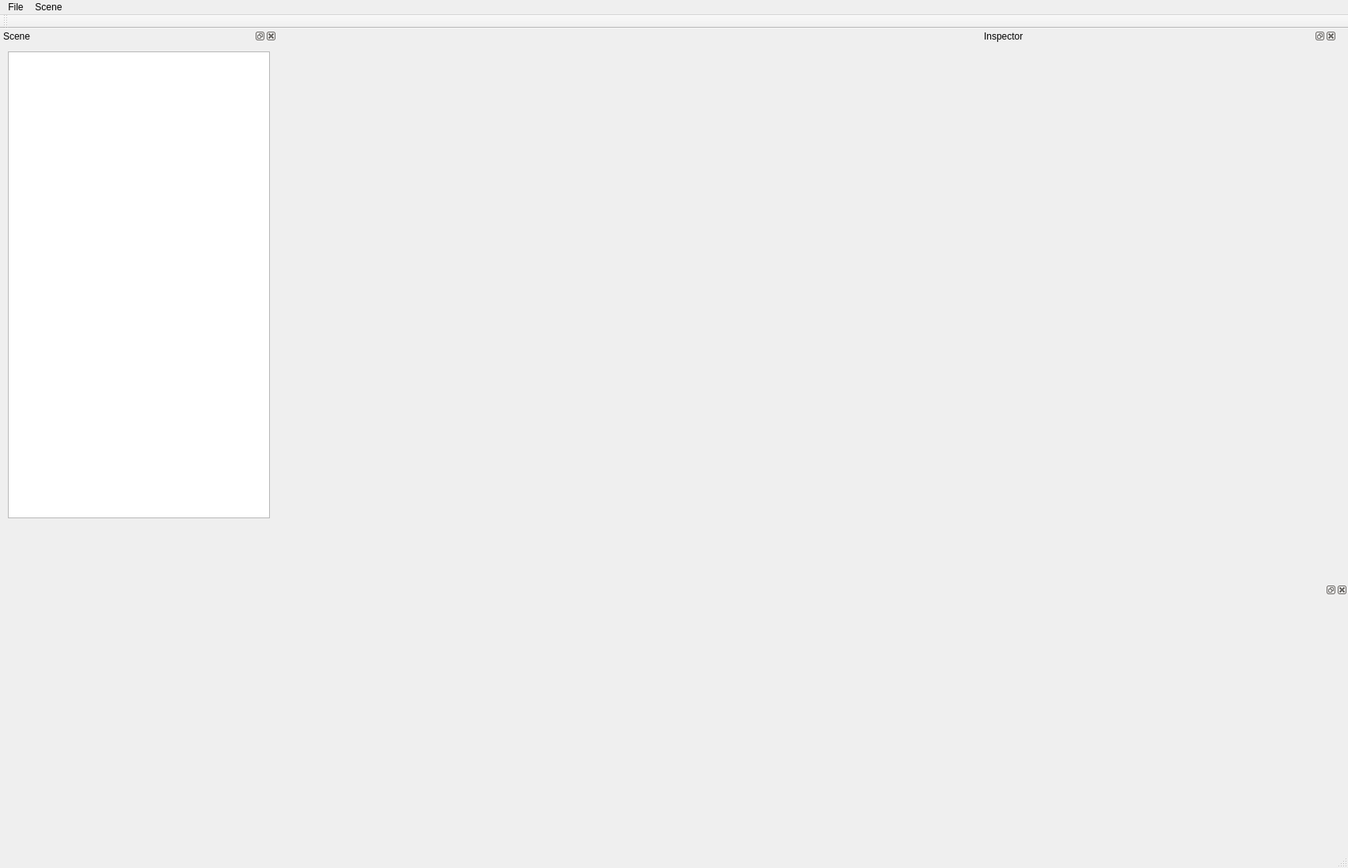
<?xml version="1.0" encoding="UTF-8"?>
<ui version="4.0">
 <class>HexEngineEditorClass</class>
 <widget class="QMainWindow" name="HexEngineEditorClass">
  <property name="geometry">
   <rect>
    <x>0</x>
    <y>0</y>
    <width>1703</width>
    <height>1097</height>
   </rect>
  </property>
  <property name="minimumSize">
   <size>
    <width>0</width>
    <height>0</height>
   </size>
  </property>
  <property name="windowTitle">
   <string>HexEngine Editor</string>
  </property>
  <widget class="QWidget" name="centralWidget">
   <property name="maximumSize">
    <size>
     <width>844</width>
     <height>616</height>
    </size>
   </property>
   <widget class="QWidget" name="horizontalLayoutWidget">
    <property name="geometry">
     <rect>
      <x>-60</x>
      <y>-30</y>
      <width>931</width>
      <height>681</height>
     </rect>
    </property>
    <layout class="QHBoxLayout" name="horizontalLayout">
     <property name="sizeConstraint">
      <enum>QLayout::SetMaximumSize</enum>
     </property>
    </layout>
   </widget>
  </widget>
  <widget class="QMenuBar" name="menuBar">
   <property name="geometry">
    <rect>
     <x>0</x>
     <y>0</y>
     <width>1703</width>
     <height>22</height>
    </rect>
   </property>
   <widget class="QMenu" name="menuFile">
    <property name="title">
     <string>File</string>
    </property>
    <addaction name="actionNew_Project"/>
    <addaction name="actionOpen_Project"/>
    <addaction name="actionSave"/>
   </widget>
   <widget class="QMenu" name="menuScene">
    <property name="title">
     <string>Scene</string>
    </property>
    <widget class="QMenu" name="menuCreate">
     <property name="title">
      <string>Create</string>
     </property>
     <widget class="QMenu" name="menuMesh">
      <property name="title">
       <string>Mesh</string>
      </property>
      <addaction name="actionCube"/>
      <addaction name="actionSphere"/>
     </widget>
     <widget class="QMenu" name="menuLight">
      <property name="title">
       <string>Light</string>
      </property>
      <addaction name="actionPoint_Light"/>
     </widget>
     <widget class="QMenu" name="menuTerrain">
      <property name="title">
       <string>Terrain</string>
      </property>
      <addaction name="actionHeightmap"/>
      <addaction name="actionImportTerrain"/>
     </widget>
     <addaction name="menuMesh"/>
     <addaction name="menuLight"/>
     <addaction name="menuTerrain"/>
    </widget>
    <addaction name="menuCreate"/>
    <addaction name="separator"/>
    <addaction name="actionRenderer_Settings"/>
   </widget>
   <addaction name="menuFile"/>
   <addaction name="menuScene"/>
  </widget>
  <widget class="QToolBar" name="mainToolBar">
   <property name="iconSize">
    <size>
     <width>48</width>
     <height>48</height>
    </size>
   </property>
   <attribute name="toolBarArea">
    <enum>TopToolBarArea</enum>
   </attribute>
   <attribute name="toolBarBreak">
    <bool>false</bool>
   </attribute>
  </widget>
  <widget class="QStatusBar" name="statusBar"/>
  <widget class="QDockWidget" name="dockWidget">
   <property name="sizePolicy">
    <sizepolicy hsizetype="Expanding" vsizetype="Expanding">
     <horstretch>0</horstretch>
     <verstretch>0</verstretch>
    </sizepolicy>
   </property>
   <property name="minimumSize">
    <size>
     <width>350</width>
     <height>40</height>
    </size>
   </property>
   <property name="maximumSize">
    <size>
     <width>350</width>
     <height>524287</height>
    </size>
   </property>
   <property name="windowTitle">
    <string>Scene</string>
   </property>
   <attribute name="dockWidgetArea">
    <number>1</number>
   </attribute>
   <widget class="QWidget" name="dockWidgetContents">
    <widget class="QTreeView" name="sceneTree">
     <property name="geometry">
      <rect>
       <x>10</x>
       <y>10</y>
       <width>331</width>
       <height>590</height>
      </rect>
     </property>
     <property name="sizePolicy">
      <sizepolicy hsizetype="Maximum" vsizetype="Maximum">
       <horstretch>0</horstretch>
       <verstretch>0</verstretch>
      </sizepolicy>
     </property>
    </widget>
   </widget>
  </widget>
  <widget class="QDockWidget" name="dockWidget_2">
   <property name="sizePolicy">
    <sizepolicy hsizetype="Expanding" vsizetype="Expanding">
     <horstretch>0</horstretch>
     <verstretch>0</verstretch>
    </sizepolicy>
   </property>
   <property name="minimumSize">
    <size>
     <width>450</width>
     <height>40</height>
    </size>
   </property>
   <property name="maximumSize">
    <size>
     <width>450</width>
     <height>524287</height>
    </size>
   </property>
   <property name="allowedAreas">
    <set>Qt::RightDockWidgetArea</set>
   </property>
   <property name="windowTitle">
    <string>Inspector</string>
   </property>
   <attribute name="dockWidgetArea">
    <number>2</number>
   </attribute>
   <widget class="QWidget" name="dockWidgetContents_2">
    <widget class="QWidget" name="verticalLayoutWidget">
     <property name="geometry">
      <rect>
       <x>10</x>
       <y>10</y>
       <width>431</width>
       <height>591</height>
      </rect>
     </property>
     <layout class="QVBoxLayout" name="verticalLayout"/>
    </widget>
   </widget>
  </widget>
  <widget class="QDockWidget" name="dockWidget_3">
   <property name="minimumSize">
    <size>
     <width>300</width>
     <height>300</height>
    </size>
   </property>
   <property name="maximumSize">
    <size>
     <width>524287</width>
     <height>300</height>
    </size>
   </property>
   <attribute name="dockWidgetArea">
    <number>8</number>
   </attribute>
   <widget class="QWidget" name="dockWidgetContents_3">
    <widget class="QWidget" name="horizontalLayoutWidget_2">
     <property name="geometry">
      <rect>
       <x>9</x>
       <y>9</y>
       <width>1691</width>
       <height>251</height>
      </rect>
     </property>
     <layout class="QHBoxLayout" name="horizontalLayout_2"/>
    </widget>
   </widget>
  </widget>
  <action name="actionNew_Project">
   <property name="text">
    <string>New</string>
   </property>
  </action>
  <action name="actionOpen_Project">
   <property name="text">
    <string>Open</string>
   </property>
  </action>
  <action name="actionCube">
   <property name="text">
    <string>Cube</string>
   </property>
  </action>
  <action name="actionSphere">
   <property name="text">
    <string>Sphere</string>
   </property>
  </action>
  <action name="actionPoint_Light">
   <property name="text">
    <string>Point Light</string>
   </property>
  </action>
  <action name="actionSave">
   <property name="text">
    <string>Save</string>
   </property>
  </action>
  <action name="actionTerrain">
   <property name="text">
    <string>Import Terrain</string>
   </property>
  </action>
  <action name="actionTools">
   <property name="icon">
    <iconset resource="HexEngineEditor.qrc">
     <normaloff>:/HexEngineEditor/Icons/tool-box.png</normaloff>:/HexEngineEditor/Icons/tool-box.png</iconset>
   </property>
   <property name="text">
    <string>Tools</string>
   </property>
   <property name="toolTip">
    <string>Tool box</string>
   </property>
  </action>
  <action name="actionHeightmap">
   <property name="text">
    <string>Heightmap</string>
   </property>
  </action>
  <action name="actionImportTerrain">
   <property name="text">
    <string>Import Mesh</string>
   </property>
  </action>
  <action name="actionRenderer_Settings">
   <property name="text">
    <string>Renderer Settings</string>
   </property>
  </action>
 </widget>
 <layoutdefault spacing="6" margin="11"/>
 <resources>
  <include location="HexEngineEditor.qrc"/>
 </resources>
 <connections/>
</ui>
